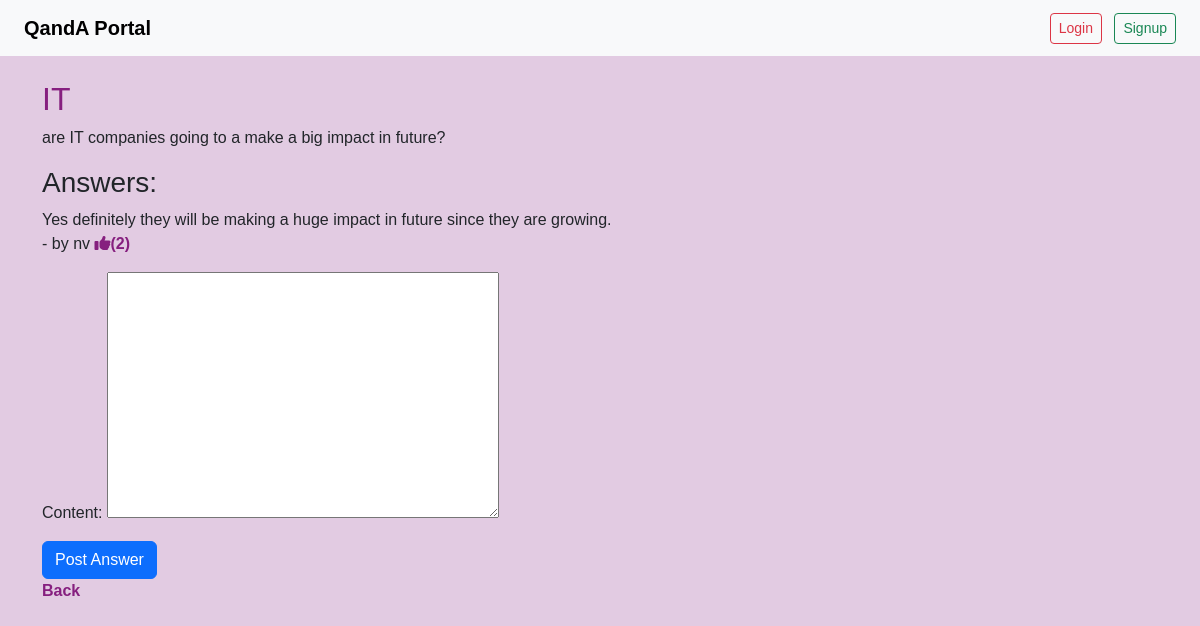
Screenshot of /question/2/ with the database file from the repository.
### mainapp/models.py (models this page shows, shortened)
class Question(models.Model):
    user = models.ForeignKey(User, on_delete=models.CASCADE)
    title = models.CharField(max_length=255)
    description = models.TextField()
    created_at = models.DateTimeField(auto_now_add=True)

class Answer(models.Model):
    question = models.ForeignKey(Question, on_delete=models.CASCADE, related_name='answers')
    user = models.ForeignKey(User, on_delete=models.CASCADE)
    content = models.TextField()
    likes = models.ManyToManyField(User, related_name='liked_answers', blank=True)
    created_at = models.DateTimeField(auto_now_add=True)
    def total_likes(self):
        return self.likes.count()

### mainapp/views.py (the view)
# urls.py: path('question/<int:id>/', views.question_detail, name='question_detail'),
def question_detail(request, id):
    question = get_object_or_404(Question, id=id)
    answers = question.answers.all()
    form = AnswerForm()
    return render(request, 'main/question_detail.html', {'question': question, 'answers': answers, 'form': form})

### mainapp/forms.py
class AnswerForm(forms.ModelForm):
    class Meta:
        model = Answer
        fields = ['content']
        widgets = {
            'text': forms.Textarea(attrs={'class': 'form-control','style': 'font-weight: bold;'}),
        }

### mainapp/templates/main/question_detail.html (shortened to what this page needs)
{% extends "home.html" %}
{% block content %}
    <h2>{{question.title}}</h2>
    <p>{{question.description}}</p>
    <h3>Answers: </h3>
    {% for answer in answers %}
    <div>
        <p>{{ answer.content }} </br>- by {{ answer.user }}
            <a href="{% url 'like_answer' answer.id %}"><i class="fas fa-thumbs-up"></i>({{ answer.total_likes }})</a></p>
    </div>
    {% endfor %}
    <form method="post" action="{% url 'post_answer' question.id %}">
        {{ form.as_p }}
        <button type="submit" class="btn btn-primary">Post Answer</button>
      </form>
      <p><a href="{% url 'home' %}">Back</a></p>
{% endblock %}

### mainapp/static/css/style.css (style rules this page uses)
body, head { background-color: #e2cbe2; font-family: 'Trebuchet MS', 'Lucida Sans Unicode', 'Lucida Grande', 'Lucida Sans', Arial, sans-serif; }
h1, h2 { color: #831a7bf8; }
a { text-decoration: none; color: #831a7bf8; font-weight: bold; }

### rows the page displays
Question: title "IT", description "are IT companies going to a make a big impact in future?"
Answer: content "Yes definitely they will be making a huge impact in future since they are growing.", user "nv", total_likes "2"
